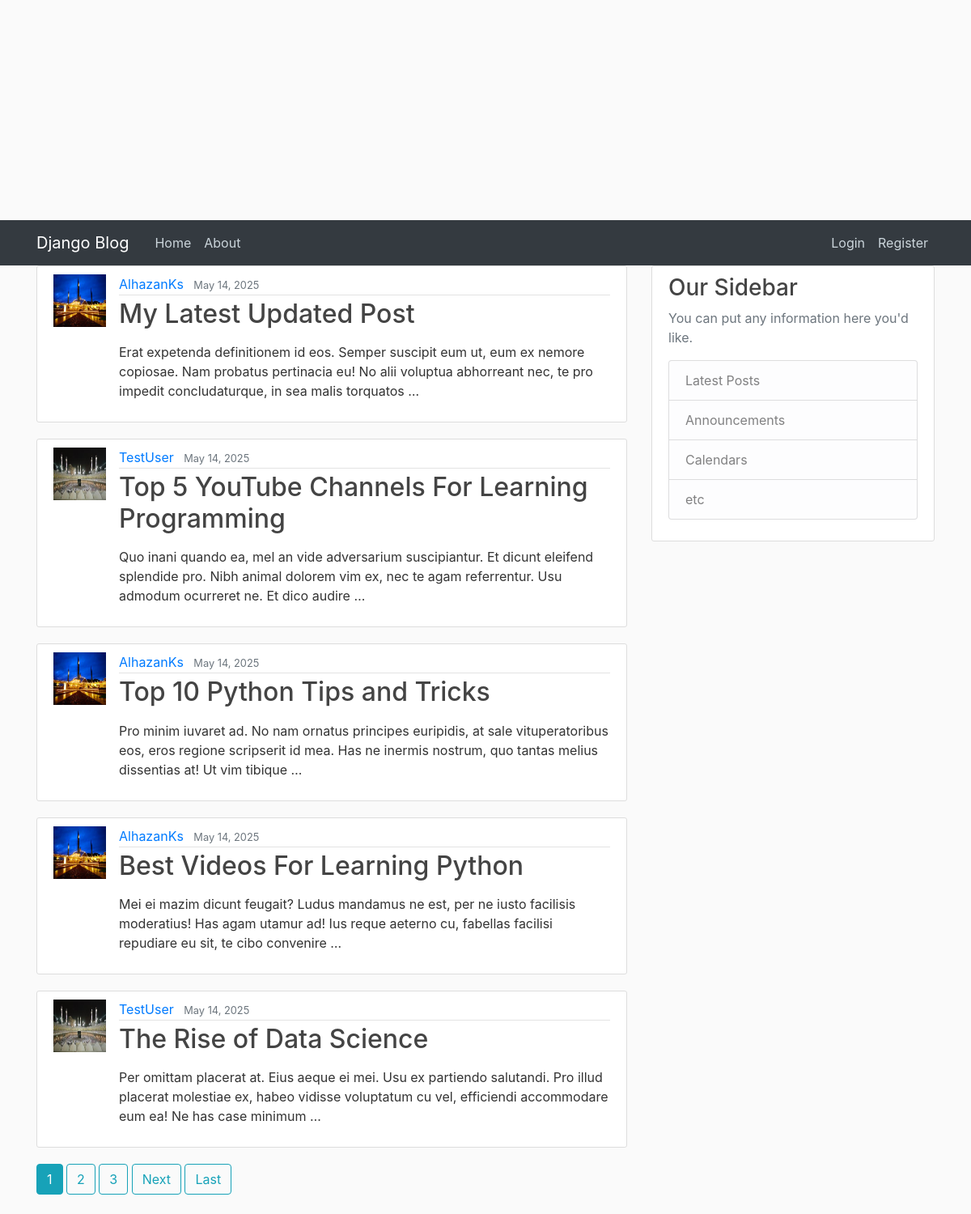
Before: / with the older database file.
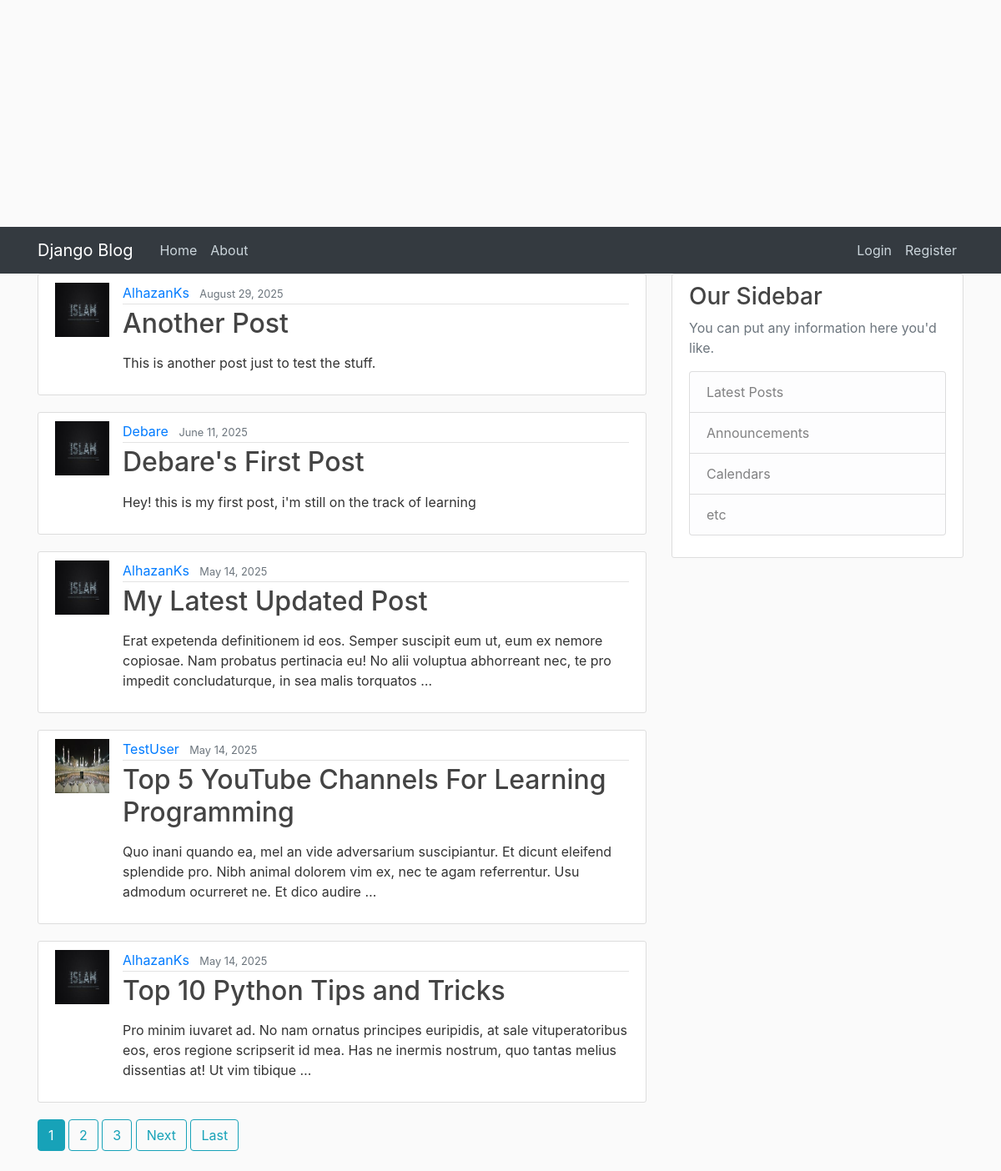
After: the same page with the newer database file.
### blog/models.py (models this page shows, shortened)
class Post(models.Model):
	class Status(models.TextChoices):
		DRAFT = 'DF', 'Draft'
		PUBLISHED = 'PB', 'Published'
	title = models.CharField(max_length=100)
	content = models.TextField()
	date_posted = models.DateTimeField(default=timezone.now)
	created = models.DateTimeField(auto_now_add=True)
	updated = models.DateTimeField(auto_now=True)
	"""In the above, i passed in auto_now=True which will put the current date and time the post was edited /updated
	and also i passed in auto_now_add=True which will put the current date and time only when the post was created
	but to be able to edit te date and time, timezone will be used imported from django.utils"""
	author = models.ForeignKey(User, on_delete=models.CASCADE, related_name='blog_posts')
	status = models.CharField(max_length=2,
							choices=Status.choices,
							default=Status.DRAFT)

### users/models.py (models this page shows, shortened)
class Profile(models.Model):
	user = models.OneToOneField(User, on_delete=models.CASCADE)
	image = models.ImageField(default='default.jpg', upload_to='profile_pics')

### blog/views.py (the view)
# urls.py: path('', PostListView.as_view(), name='blog-home'),
class PostListView(ListView):
	model = Post
	template_name = 'blog/home.html' # <app>/<model>_<viewtype>.html
	context_object_name = "posts"
	ordering = ['-date_posted']
	paginate_by = 5

### blog/templates/blog/home.html (shortened to what this page needs)
{% extends "blog/base.html" %}
{% block content %}
	{% for post in posts %}
		<article class="media content-section">
			<img class='rounded_circle article-img', src="{{ post.author.profile.image.url }}">
		  <div class="media-body">
		    <div class="article-metadata">
		      <a class="mr-2" href="{% url 'user-posts' post.author.username %}">{{ post.author }}</a>
		      <small class="text-muted">{{ post.date_posted|date:"F d, Y" }}</small>
		    </div>
		    <h2><a class="article-title" href="{% url 'post-detail' post.id %}">{{ post.title }}</a></h2>
		    <p class="article-content">{{ post.content|truncatewords:30|linebreaks }}</p>
		  </div>
		</article>
	{% endfor %}
	{% if is_paginated %}
		{% for num in page_obj.paginator.page_range %}
			{% if page_obj.number == num %}
				<a class="btn btn-info mb-4" href="?page={{ num }}">{{ num }}</a>
			{% elif num > page_obj.number|add:'-3' and num < page_obj.number|add:'3' %}
				<a class="btn btn-outline-info mb-4" href="?page={{ num }}">{{ num }}</a>
			{% endif %}
		{% endfor %}
		{% if page_obj.has_next %}
			<a class="btn btn-outline-info mb-4" href="?page={{ page_obj.next_page_number }}">Next</a>
			<a class="btn btn-outline-info mb-4" href="?page={{ page_obj.paginator.num_pages }}">Last</a>
		{% endif %}
	{% endif %}
{% endblock content %}

Changed rows visible on the page:
no longer on this page (row edited): Post: author.profile.image (picture), author "AlhazanKs", date_posted "May 14, 2025", title "Best Videos For Learning Python", content "Mei ei mazim dicunt feugait? Ludus mandamus ne est, per ne iusto facilisis moderatius! Has agam utamur ad! Ius reque aeterno cu, fabellas facilisi repudiare eu sit, te cibo convenire …"
no longer on this page (row edited): Post: author.profile.image (placeholder picture), author "TestUser", date_posted "May 14, 2025", title "The Rise of Data Science", content "Per omittam placerat at. Eius aeque ei mei. Usu ex partiendo salutandi. Pro illud placerat molestiae ex, habeo vidisse voluptatum cu vel, efficiendi accommodare eum ea! Ne has case minimum …"
added Post: author.profile.image (picture), author "AlhazanKs", date_posted "August 29, 2025", title "Another Post", content "This is another post just to test the stuff."
added Post: author.profile.image (picture), author "Debare", date_posted "June 11, 2025", title "Debare's First Post", content "Hey! this is my first post, i'm still on the track of learning"
changed Post "My Latest Updated Post": author.profile.image: a different picture
changed Post "Top 10 Python Tips and Tricks": author.profile.image: a different picture
